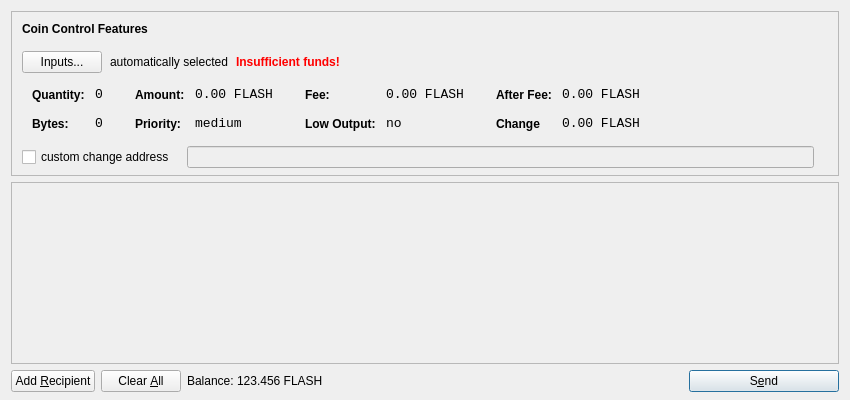
<?xml version="1.0" encoding="UTF-8"?>
<ui version="4.0">
 <class>SendCoinsDialog</class>
 <widget class="QDialog" name="SendCoinsDialog">
  <property name="geometry">
   <rect>
    <x>0</x>
    <y>0</y>
    <width>850</width>
    <height>400</height>
   </rect>
  </property>
  <property name="windowTitle">
   <string>Send Coins</string>
  </property>
  <layout class="QVBoxLayout" name="verticalLayout" stretch="0,1,0">
   <property name="bottomMargin">
    <number>8</number>
   </property>
   <item>
    <widget class="QFrame" name="frameCoinControl">
     <property name="sizePolicy">
      <sizepolicy hsizetype="Expanding" vsizetype="Expanding">
       <horstretch>0</horstretch>
       <verstretch>0</verstretch>
      </sizepolicy>
     </property>
     <property name="maximumSize">
      <size>
       <width>16777215</width>
       <height>16777215</height>
      </size>
     </property>
     <property name="frameShape">
      <enum>QFrame::StyledPanel</enum>
     </property>
     <property name="frameShadow">
      <enum>QFrame::Sunken</enum>
     </property>
     <layout class="QVBoxLayout" name="verticalLayoutCoinControl2">
      <property name="spacing">
       <number>-1</number>
      </property>
      <property name="leftMargin">
       <number>0</number>
      </property>
      <property name="topMargin">
       <number>0</number>
      </property>
      <property name="rightMargin">
       <number>0</number>
      </property>
      <property name="bottomMargin">
       <number>6</number>
      </property>
      <item>
       <layout class="QVBoxLayout" name="verticalLayoutCoinControl" stretch="0,0,0,0,1">
        <property name="spacing">
         <number>0</number>
        </property>
        <property name="leftMargin">
         <number>10</number>
        </property>
        <property name="topMargin">
         <number>10</number>
        </property>
        <item>
         <layout class="QHBoxLayout" name="horizontalLayoutCoinControl1">
          <property name="bottomMargin">
           <number>15</number>
          </property>
          <item>
           <widget class="QLabel" name="labelCoinControlFeatures">
            <property name="sizePolicy">
             <sizepolicy hsizetype="Preferred" vsizetype="Maximum">
              <horstretch>0</horstretch>
              <verstretch>0</verstretch>
             </sizepolicy>
            </property>
            <property name="font">
             <font>
              <weight>75</weight>
              <bold>true</bold>
             </font>
            </property>
            <property name="styleSheet">
             <string notr="true">font-weight:bold;</string>
            </property>
            <property name="text">
             <string>Coin Control Features</string>
            </property>
           </widget>
          </item>
         </layout>
        </item>
        <item>
         <layout class="QHBoxLayout" name="horizontalLayoutCoinControl2" stretch="0,0,0,0">
          <property name="spacing">
           <number>8</number>
          </property>
          <property name="bottomMargin">
           <number>10</number>
          </property>
          <item>
           <widget class="QPushButton" name="pushButtonCoinControl">
            <property name="styleSheet">
             <string notr="true"/>
            </property>
            <property name="text">
             <string>Inputs...</string>
            </property>
           </widget>
          </item>
          <item>
           <widget class="QLabel" name="labelCoinControlAutomaticallySelected">
            <property name="text">
             <string>automatically selected</string>
            </property>
            <property name="margin">
             <number>5</number>
            </property>
           </widget>
          </item>
          <item>
           <widget class="QLabel" name="labelCoinControlInsuffFunds">
            <property name="font">
             <font>
              <weight>75</weight>
              <bold>true</bold>
             </font>
            </property>
            <property name="styleSheet">
             <string notr="true">color:red;font-weight:bold;</string>
            </property>
            <property name="text">
             <string>Insufficient funds!</string>
            </property>
            <property name="margin">
             <number>5</number>
            </property>
           </widget>
          </item>
          <item>
           <spacer name="horizontalSpacerCoinControl">
            <property name="orientation">
             <enum>Qt::Horizontal</enum>
            </property>
            <property name="sizeHint" stdset="0">
             <size>
              <width>40</width>
              <height>1</height>
             </size>
            </property>
           </spacer>
          </item>
         </layout>
        </item>
        <item>
         <widget class="QWidget" name="widgetCoinControl" native="true">
          <property name="sizePolicy">
           <sizepolicy hsizetype="Preferred" vsizetype="Preferred">
            <horstretch>0</horstretch>
            <verstretch>0</verstretch>
           </sizepolicy>
          </property>
          <property name="minimumSize">
           <size>
            <width>0</width>
            <height>0</height>
           </size>
          </property>
          <property name="styleSheet">
           <string notr="true"/>
          </property>
          <layout class="QHBoxLayout" name="horizontalLayoutCoinControl5">
           <property name="margin">
            <number>0</number>
           </property>
           <item>
            <layout class="QHBoxLayout" name="horizontalLayoutCoinControl3" stretch="0,0,0,1">
             <property name="spacing">
              <number>20</number>
             </property>
             <property name="topMargin">
              <number>0</number>
             </property>
             <property name="bottomMargin">
              <number>10</number>
             </property>
             <item>
              <layout class="QFormLayout" name="formLayoutCoinControl1">
               <property name="horizontalSpacing">
                <number>10</number>
               </property>
               <property name="verticalSpacing">
                <number>14</number>
               </property>
               <property name="leftMargin">
                <number>10</number>
               </property>
               <property name="topMargin">
                <number>4</number>
               </property>
               <property name="rightMargin">
                <number>6</number>
               </property>
               <item row="0" column="0">
                <widget class="QLabel" name="labelCoinControlQuantityText">
                 <property name="styleSheet">
                  <string notr="true">font-weight:bold;</string>
                 </property>
                 <property name="text">
                  <string>Quantity:</string>
                 </property>
                 <property name="margin">
                  <number>0</number>
                 </property>
                </widget>
               </item>
               <item row="0" column="1">
                <widget class="QLabel" name="labelCoinControlQuantity">
                 <property name="font">
                  <font>
                   <family>Monospace</family>
                   <pointsize>10</pointsize>
                  </font>
                 </property>
                 <property name="cursor">
                  <cursorShape>IBeamCursor</cursorShape>
                 </property>
                 <property name="contextMenuPolicy">
                  <enum>Qt::ActionsContextMenu</enum>
                 </property>
                 <property name="text">
                  <string>0</string>
                 </property>
                 <property name="margin">
                  <number>0</number>
                 </property>
                 <property name="textInteractionFlags">
                  <set>Qt::LinksAccessibleByMouse|Qt::TextSelectableByKeyboard|Qt::TextSelectableByMouse</set>
                 </property>
                </widget>
               </item>
               <item row="1" column="0">
                <widget class="QLabel" name="labelCoinControlBytesText">
                 <property name="styleSheet">
                  <string notr="true">font-weight:bold;</string>
                 </property>
                 <property name="text">
                  <string>Bytes:</string>
                 </property>
                </widget>
               </item>
               <item row="1" column="1">
                <widget class="QLabel" name="labelCoinControlBytes">
                 <property name="font">
                  <font>
                   <family>Monospace</family>
                   <pointsize>10</pointsize>
                  </font>
                 </property>
                 <property name="cursor">
                  <cursorShape>IBeamCursor</cursorShape>
                 </property>
                 <property name="contextMenuPolicy">
                  <enum>Qt::ActionsContextMenu</enum>
                 </property>
                 <property name="text">
                  <string>0</string>
                 </property>
                 <property name="textInteractionFlags">
                  <set>Qt::LinksAccessibleByMouse|Qt::TextSelectableByKeyboard|Qt::TextSelectableByMouse</set>
                 </property>
                </widget>
               </item>
              </layout>
             </item>
             <item>
              <layout class="QFormLayout" name="formLayoutCoinControl2">
               <property name="horizontalSpacing">
                <number>10</number>
               </property>
               <property name="verticalSpacing">
                <number>14</number>
               </property>
               <property name="leftMargin">
                <number>6</number>
               </property>
               <property name="topMargin">
                <number>4</number>
               </property>
               <property name="rightMargin">
                <number>6</number>
               </property>
               <item row="0" column="0">
                <widget class="QLabel" name="labelCoinControlAmountText">
                 <property name="styleSheet">
                  <string notr="true">font-weight:bold;</string>
                 </property>
                 <property name="text">
                  <string>Amount:</string>
                 </property>
                 <property name="margin">
                  <number>0</number>
                 </property>
                </widget>
               </item>
               <item row="0" column="1">
                <widget class="QLabel" name="labelCoinControlAmount">
                 <property name="font">
                  <font>
                   <family>Monospace</family>
                   <pointsize>10</pointsize>
                  </font>
                 </property>
                 <property name="cursor">
                  <cursorShape>IBeamCursor</cursorShape>
                 </property>
                 <property name="contextMenuPolicy">
                  <enum>Qt::ActionsContextMenu</enum>
                 </property>
                 <property name="text">
                  <string>0.00 FLASH</string>
                 </property>
                 <property name="textInteractionFlags">
                  <set>Qt::LinksAccessibleByMouse|Qt::TextSelectableByKeyboard|Qt::TextSelectableByMouse</set>
                 </property>
                </widget>
               </item>
               <item row="1" column="0">
                <widget class="QLabel" name="labelCoinControlPriorityText">
                 <property name="styleSheet">
                  <string notr="true">font-weight:bold;</string>
                 </property>
                 <property name="text">
                  <string>Priority:</string>
                 </property>
                </widget>
               </item>
               <item row="1" column="1">
                <widget class="QLabel" name="labelCoinControlPriority">
                 <property name="font">
                  <font>
                   <family>Monospace</family>
                   <pointsize>10</pointsize>
                  </font>
                 </property>
                 <property name="cursor">
                  <cursorShape>IBeamCursor</cursorShape>
                 </property>
                 <property name="contextMenuPolicy">
                  <enum>Qt::ActionsContextMenu</enum>
                 </property>
                 <property name="text">
                  <string>medium</string>
                 </property>
                 <property name="textInteractionFlags">
                  <set>Qt::LinksAccessibleByMouse|Qt::TextSelectableByKeyboard|Qt::TextSelectableByMouse</set>
                 </property>
                </widget>
               </item>
              </layout>
             </item>
             <item>
              <layout class="QFormLayout" name="formLayoutCoinControl3">
               <property name="horizontalSpacing">
                <number>10</number>
               </property>
               <property name="verticalSpacing">
                <number>14</number>
               </property>
               <property name="leftMargin">
                <number>6</number>
               </property>
               <property name="topMargin">
                <number>4</number>
               </property>
               <property name="rightMargin">
                <number>6</number>
               </property>
               <item row="0" column="0">
                <widget class="QLabel" name="labelCoinControlFeeText">
                 <property name="styleSheet">
                  <string notr="true">font-weight:bold;</string>
                 </property>
                 <property name="text">
                  <string>Fee:</string>
                 </property>
                 <property name="margin">
                  <number>0</number>
                 </property>
                </widget>
               </item>
               <item row="0" column="1">
                <widget class="QLabel" name="labelCoinControlFee">
                 <property name="font">
                  <font>
                   <family>Monospace</family>
                   <pointsize>10</pointsize>
                  </font>
                 </property>
                 <property name="cursor">
                  <cursorShape>IBeamCursor</cursorShape>
                 </property>
                 <property name="contextMenuPolicy">
                  <enum>Qt::ActionsContextMenu</enum>
                 </property>
                 <property name="text">
                  <string>0.00 FLASH</string>
                 </property>
                 <property name="textInteractionFlags">
                  <set>Qt::LinksAccessibleByMouse|Qt::TextSelectableByKeyboard|Qt::TextSelectableByMouse</set>
                 </property>
                </widget>
               </item>
               <item row="1" column="0">
                <widget class="QLabel" name="labelCoinControlLowOutputText">
                 <property name="styleSheet">
                  <string notr="true">font-weight:bold;</string>
                 </property>
                 <property name="text">
                  <string>Low Output:</string>
                 </property>
                </widget>
               </item>
               <item row="1" column="1">
                <widget class="QLabel" name="labelCoinControlLowOutput">
                 <property name="font">
                  <font>
                   <family>Monospace</family>
                   <pointsize>10</pointsize>
                  </font>
                 </property>
                 <property name="cursor">
                  <cursorShape>IBeamCursor</cursorShape>
                 </property>
                 <property name="contextMenuPolicy">
                  <enum>Qt::ActionsContextMenu</enum>
                 </property>
                 <property name="text">
                  <string>no</string>
                 </property>
                 <property name="textInteractionFlags">
                  <set>Qt::LinksAccessibleByMouse|Qt::TextSelectableByKeyboard|Qt::TextSelectableByMouse</set>
                 </property>
                </widget>
               </item>
              </layout>
             </item>
             <item>
              <layout class="QFormLayout" name="formLayoutCoinControl4">
               <property name="horizontalSpacing">
                <number>10</number>
               </property>
               <property name="verticalSpacing">
                <number>14</number>
               </property>
               <property name="leftMargin">
                <number>6</number>
               </property>
               <property name="topMargin">
                <number>4</number>
               </property>
               <property name="rightMargin">
                <number>6</number>
               </property>
               <item row="0" column="0">
                <widget class="QLabel" name="labelCoinControlAfterFeeText">
                 <property name="styleSheet">
                  <string notr="true">font-weight:bold;</string>
                 </property>
                 <property name="text">
                  <string>After Fee:</string>
                 </property>
                 <property name="margin">
                  <number>0</number>
                 </property>
                </widget>
               </item>
               <item row="0" column="1">
                <widget class="QLabel" name="labelCoinControlAfterFee">
                 <property name="font">
                  <font>
                   <family>Monospace</family>
                   <pointsize>10</pointsize>
                  </font>
                 </property>
                 <property name="cursor">
                  <cursorShape>IBeamCursor</cursorShape>
                 </property>
                 <property name="contextMenuPolicy">
                  <enum>Qt::ActionsContextMenu</enum>
                 </property>
                 <property name="text">
                  <string>0.00 FLASH</string>
                 </property>
                 <property name="textInteractionFlags">
                  <set>Qt::LinksAccessibleByMouse|Qt::TextSelectableByKeyboard|Qt::TextSelectableByMouse</set>
                 </property>
                </widget>
               </item>
               <item row="1" column="0">
                <widget class="QLabel" name="labelCoinControlChangeText">
                 <property name="styleSheet">
                  <string notr="true">font-weight:bold;</string>
                 </property>
                 <property name="text">
                  <string>Change</string>
                 </property>
                </widget>
               </item>
               <item row="1" column="1">
                <widget class="QLabel" name="labelCoinControlChange">
                 <property name="font">
                  <font>
                   <family>Monospace</family>
                   <pointsize>10</pointsize>
                  </font>
                 </property>
                 <property name="cursor">
                  <cursorShape>IBeamCursor</cursorShape>
                 </property>
                 <property name="contextMenuPolicy">
                  <enum>Qt::ActionsContextMenu</enum>
                 </property>
                 <property name="text">
                  <string>0.00 FLASH</string>
                 </property>
                 <property name="textInteractionFlags">
                  <set>Qt::LinksAccessibleByMouse|Qt::TextSelectableByKeyboard|Qt::TextSelectableByMouse</set>
                 </property>
                </widget>
               </item>
              </layout>
             </item>
            </layout>
           </item>
          </layout>
         </widget>
        </item>
        <item>
         <layout class="QHBoxLayout" name="horizontalLayoutCoinControl4" stretch="0,0,0">
          <property name="spacing">
           <number>12</number>
          </property>
          <property name="sizeConstraint">
           <enum>QLayout::SetDefaultConstraint</enum>
          </property>
          <property name="topMargin">
           <number>5</number>
          </property>
          <property name="rightMargin">
           <number>5</number>
          </property>
          <item>
           <widget class="QCheckBox" name="checkBoxCoinControlChange">
            <property name="text">
             <string>custom change address</string>
            </property>
           </widget>
          </item>
          <item>
           <widget class="QLineEdit" name="lineEditCoinControlChange">
            <property name="enabled">
             <bool>false</bool>
            </property>
            <property name="sizePolicy">
             <sizepolicy hsizetype="Expanding" vsizetype="Fixed">
              <horstretch>0</horstretch>
              <verstretch>0</verstretch>
             </sizepolicy>
            </property>
           </widget>
          </item>
          <item>
           <widget class="QLabel" name="labelCoinControlChangeLabel">
            <property name="sizePolicy">
             <sizepolicy hsizetype="Preferred" vsizetype="Expanding">
              <horstretch>0</horstretch>
              <verstretch>0</verstretch>
             </sizepolicy>
            </property>
            <property name="minimumSize">
             <size>
              <width>0</width>
              <height>0</height>
             </size>
            </property>
            <property name="text">
             <string/>
            </property>
            <property name="margin">
             <number>3</number>
            </property>
           </widget>
          </item>
         </layout>
        </item>
        <item>
         <spacer name="verticalSpacerCoinControl">
          <property name="orientation">
           <enum>Qt::Vertical</enum>
          </property>
          <property name="sizeHint" stdset="0">
           <size>
            <width>800</width>
            <height>1</height>
           </size>
          </property>
         </spacer>
        </item>
       </layout>
      </item>
     </layout>
    </widget>
   </item>
   <item>
    <widget class="QScrollArea" name="scrollArea">
     <property name="widgetResizable">
      <bool>true</bool>
     </property>
     <widget class="QWidget" name="scrollAreaWidgetContents">
      <property name="geometry">
       <rect>
        <x>0</x>
        <y>0</y>
        <width>830</width>
        <height>165</height>
       </rect>
      </property>
      <layout class="QVBoxLayout" name="verticalLayout_2">
       <property name="margin">
        <number>0</number>
       </property>
       <item>
        <layout class="QVBoxLayout" name="entries">
         <property name="spacing">
          <number>6</number>
         </property>
        </layout>
       </item>
       <item>
        <spacer name="verticalSpacer">
         <property name="orientation">
          <enum>Qt::Vertical</enum>
         </property>
         <property name="sizeHint" stdset="0">
          <size>
           <width>20</width>
           <height>40</height>
          </size>
         </property>
        </spacer>
       </item>
      </layout>
     </widget>
    </widget>
   </item>
   <item>
    <layout class="QHBoxLayout" name="horizontalLayout">
     <item>
      <widget class="QPushButton" name="addButton">
       <property name="toolTip">
        <string>Send to multiple recipients at once</string>
       </property>
       <property name="text">
        <string>Add &amp;Recipient</string>
       </property>
       <property name="icon">
        <iconset resource="../bitcoin.qrc">
         <normaloff>:/icons/add</normaloff>:/icons/add</iconset>
       </property>
       <property name="autoDefault">
        <bool>false</bool>
       </property>
      </widget>
     </item>
     <item>
      <widget class="QPushButton" name="clearButton">
       <property name="sizePolicy">
        <sizepolicy hsizetype="Minimum" vsizetype="Fixed">
         <horstretch>0</horstretch>
         <verstretch>0</verstretch>
        </sizepolicy>
       </property>
       <property name="toolTip">
        <string>Remove all transaction fields</string>
       </property>
       <property name="text">
        <string>Clear &amp;All</string>
       </property>
       <property name="icon">
        <iconset resource="../bitcoin.qrc">
         <normaloff>:/icons/remove</normaloff>:/icons/remove</iconset>
       </property>
       <property name="autoRepeatDelay">
        <number>300</number>
       </property>
       <property name="autoDefault">
        <bool>false</bool>
       </property>
      </widget>
     </item>
     <item>
      <layout class="QHBoxLayout" name="horizontalLayout_2">
       <property name="spacing">
        <number>3</number>
       </property>
       <item>
        <widget class="QLabel" name="label">
         <property name="sizePolicy">
          <sizepolicy hsizetype="Preferred" vsizetype="Fixed">
           <horstretch>0</horstretch>
           <verstretch>0</verstretch>
          </sizepolicy>
         </property>
         <property name="text">
          <string>Balance:</string>
         </property>
        </widget>
       </item>
       <item>
        <widget class="QLabel" name="labelBalance">
         <property name="sizePolicy">
          <sizepolicy hsizetype="Preferred" vsizetype="Fixed">
           <horstretch>0</horstretch>
           <verstretch>0</verstretch>
          </sizepolicy>
         </property>
         <property name="cursor">
          <cursorShape>IBeamCursor</cursorShape>
         </property>
         <property name="text">
          <string>123.456 FLASH</string>
         </property>
         <property name="textInteractionFlags">
          <set>Qt::LinksAccessibleByMouse|Qt::TextSelectableByKeyboard|Qt::TextSelectableByMouse</set>
         </property>
        </widget>
       </item>
      </layout>
     </item>
     <item>
      <spacer name="horizontalSpacer">
       <property name="orientation">
        <enum>Qt::Horizontal</enum>
       </property>
       <property name="sizeHint" stdset="0">
        <size>
         <width>40</width>
         <height>20</height>
        </size>
       </property>
      </spacer>
     </item>
     <item>
      <widget class="QPushButton" name="sendButton">
       <property name="minimumSize">
        <size>
         <width>150</width>
         <height>0</height>
        </size>
       </property>
       <property name="toolTip">
        <string>Confirm the send action</string>
       </property>
       <property name="text">
        <string>S&amp;end</string>
       </property>
       <property name="icon">
        <iconset resource="../bitcoin.qrc">
         <normaloff>:/icons/send</normaloff>:/icons/send</iconset>
       </property>
       <property name="default">
        <bool>true</bool>
       </property>
      </widget>
     </item>
    </layout>
   </item>
  </layout>
 </widget>
 <resources>
  <include location="../bitcoin.qrc"/>
 </resources>
 <connections/>
</ui>
